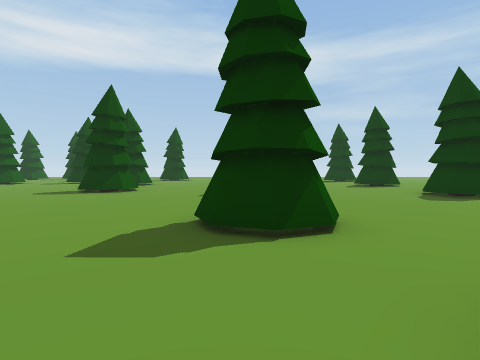
View 1 (above)

24 first-person views from a walk through a scene from a Unity 3-D project. The camera is 1.5 m above the floor, tilts 2° down and sees 80° across. The floor is counted in squares, 2 m on a side. Each view is taken from the middle of a square. On the plan, view 1 faces up. The plan holds only what a view shows up to about 10 squares ahead; the rest is blank. The place goes on beyond the plan. The player is left out.

View 2
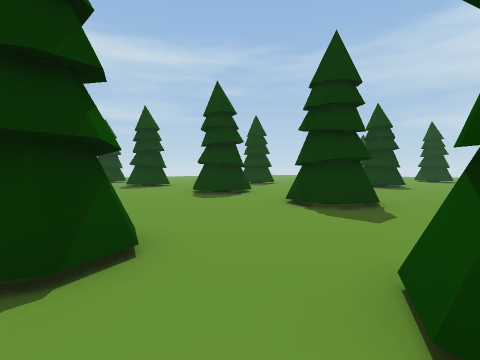

View 3
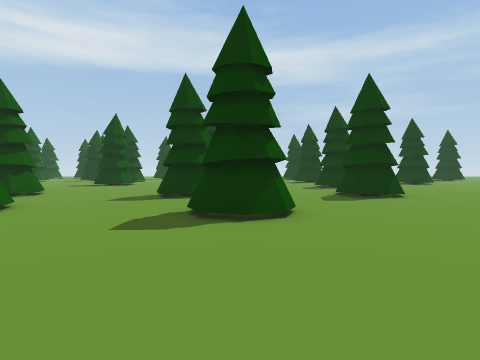

View 4
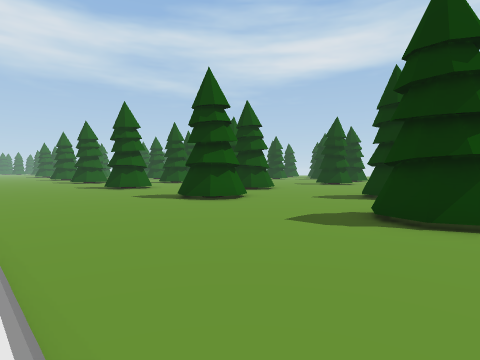

View 5
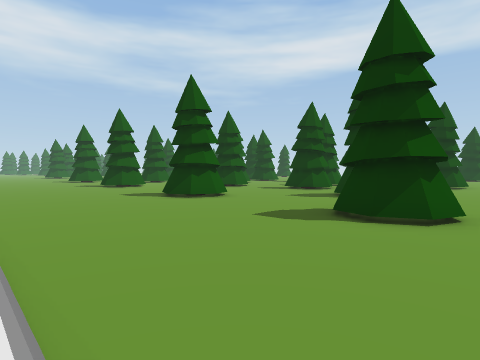

View 6
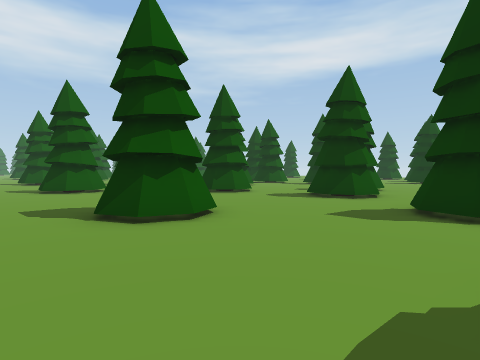

View 7
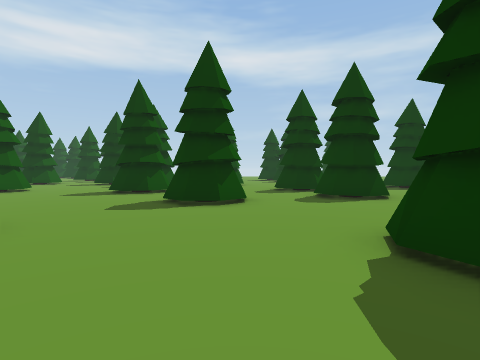

View 8
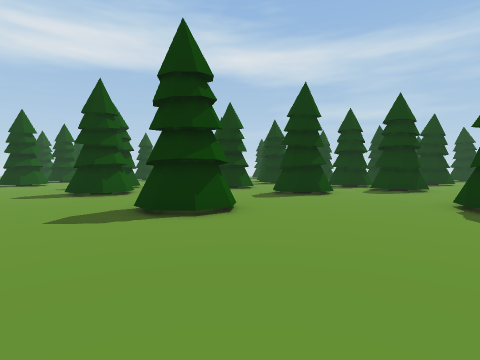

View 9
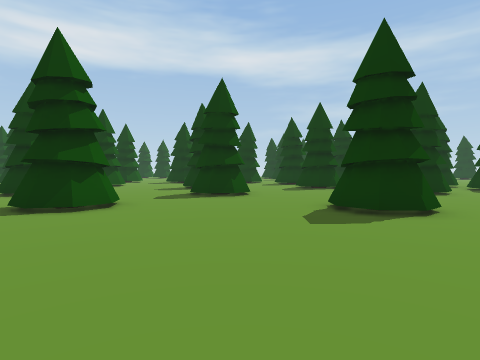

View 10
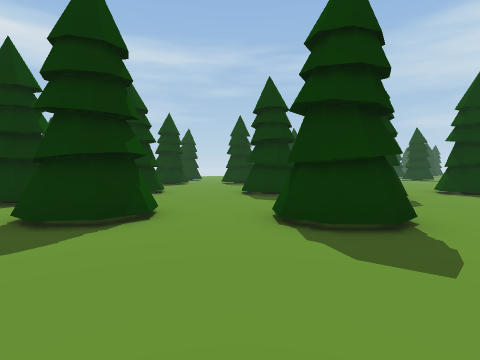

View 11
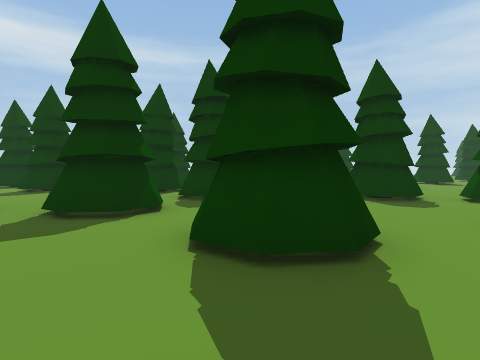

View 12
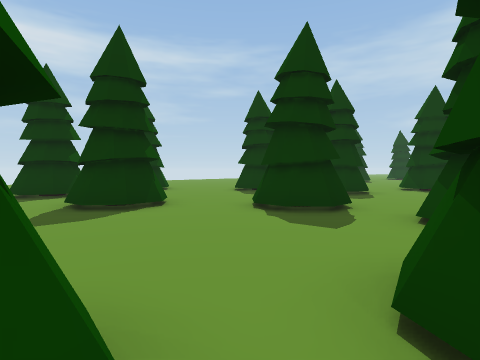

View 13
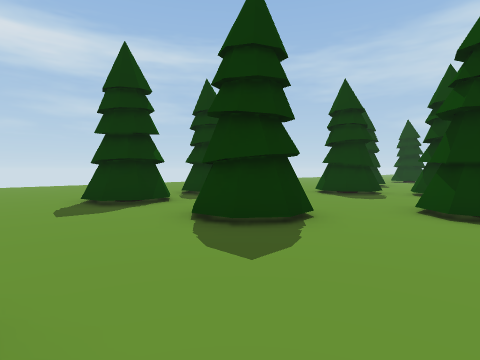

View 14
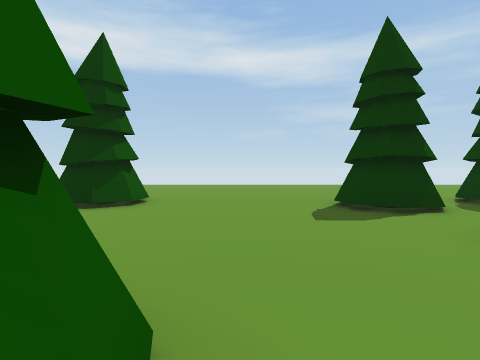

View 15
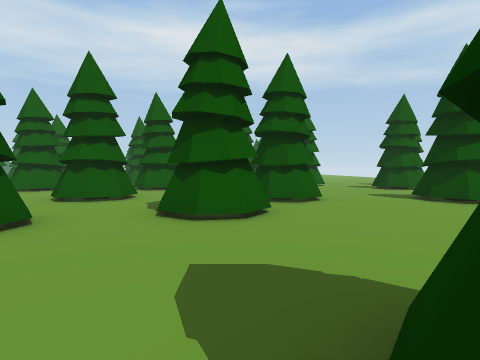

View 16
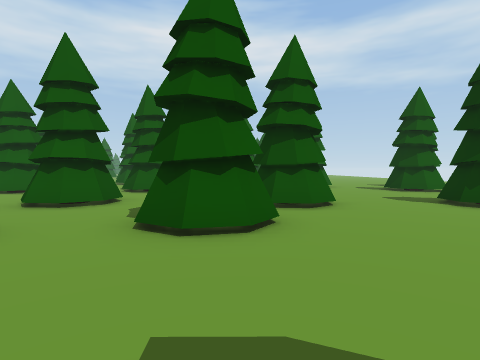

View 17
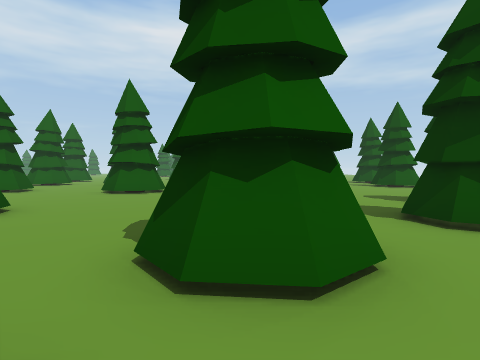

View 18
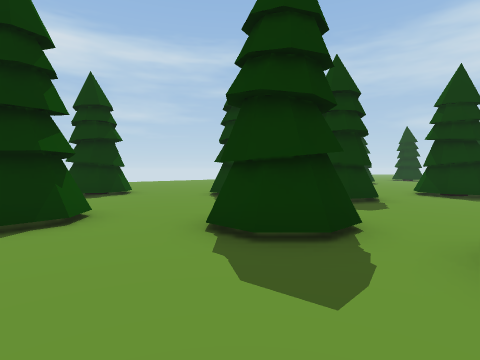

View 19
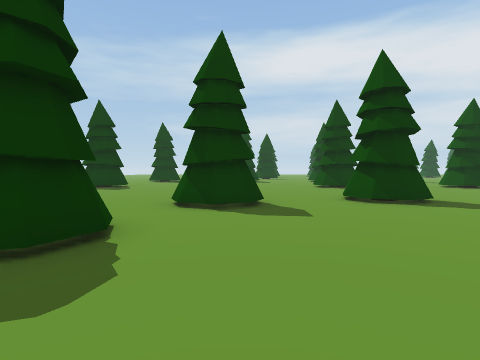

View 20
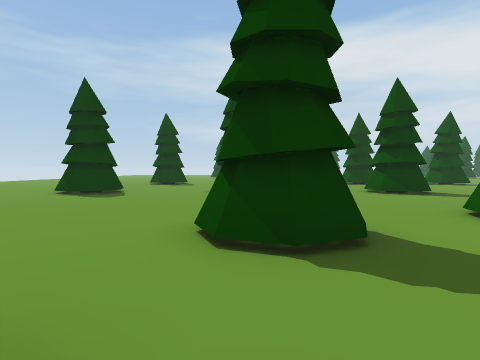

View 21
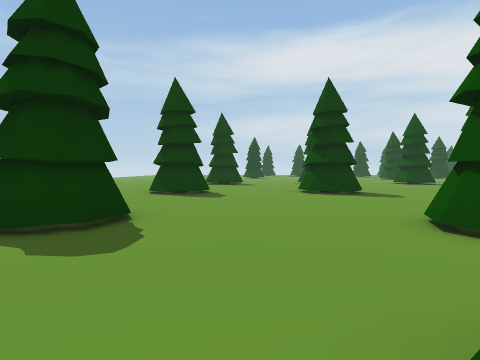

View 22
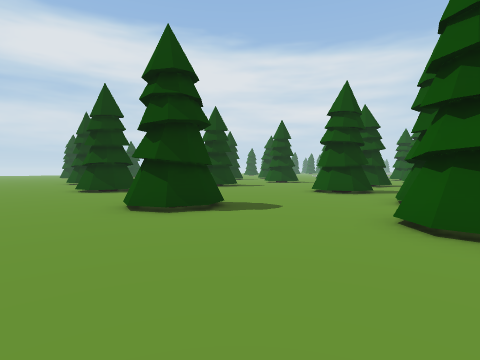

View 23
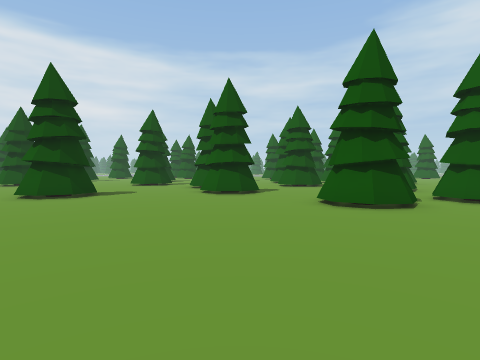

View 24
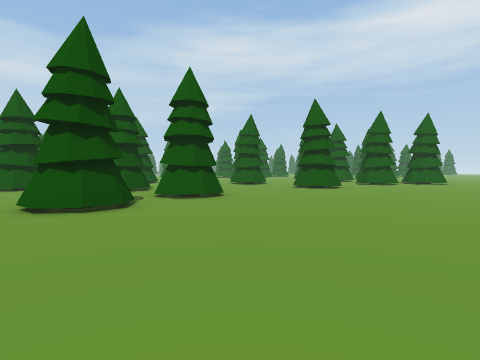

### Floor plan
Key: @ floor where view 1 was taken; # wall or solid block; . floor; / step, stairs or slope.
Columns run from 26 left of view 1 to 9 right of it. Each row starts with its distance up from view 1.
 29           .......
 28    ...............
 27    ................
 26     ................
 25     .................
 24 #    .................
 23 #.. #........##..............
 22 ...##.....##.##..............
 21 ..........#..........##....#
 20 ................##...# ...##
 19     #.....##....##..........
 18 ... #.....##................
 17 ..... #..........##.........
 16   ...##......##..##.........
 15    ..........##.....##....##
 14 #..##..##...........##.....
 13 #.  #.. #....#..............
 12    .......# .##.............
 11   ........#..........##.....
 10 ##............... ...##...## ....
  9 ##..............# ........#  ...#
  8 ..... #...##....#..........  ...##
  7 ....  ...........#........  ......
  6 ...    ......//..##.......  ......
  5 ## ... #..../##.....##....  ....#...
  4 #  ...##............##....##....##..
  3     ................................
  2     #..............................
  1    ##....##.....##.... #....##....
  0    .......#.....##....##..@.##...
 -1    ..............................
 -2     ............................
 -3      ..........................
 -4       ... ....................
 -5        .   .       ...........

Where each view was taken, in squares from view 1:
view 1: 0 up, 0 right, facing up
view 2: 1 up, 0 right, facing up-right
view 3: 5 down, 2 right, facing up
view 4: 5 down, 3 right, facing up-left
view 5: 5 down, 2 left, facing up-left
view 6: 2 down, 5 left, facing up-left
view 7: 2 down, 12 left, facing up
view 8: 5 down, 15 left, facing up
view 9: 5 down, 19 left, facing up
view 10: 3 up, 17 left, facing up-right
view 11: 6 up, 18 left, facing up-right
view 12: 12 up, 18 left, facing up-right
view 13: 15 up, 19 left, facing up-right
view 14: 16 up, 19 left, facing up
view 15: 17 up, 15 left, facing left
view 16: 17 up, 16 left, facing left
view 17: 13 up, 16 left, facing left
view 18: 13 up, 16 left, facing up-right
view 19: 14 up, 12 left, facing right
view 20: 15 up, 9 left, facing right
view 21: 18 up, 9 left, facing right
view 22: 24 up, 10 left, facing down-right
view 23: 29 up, 10 left, facing down
view 24: 29 up, 11 left, facing down-left
